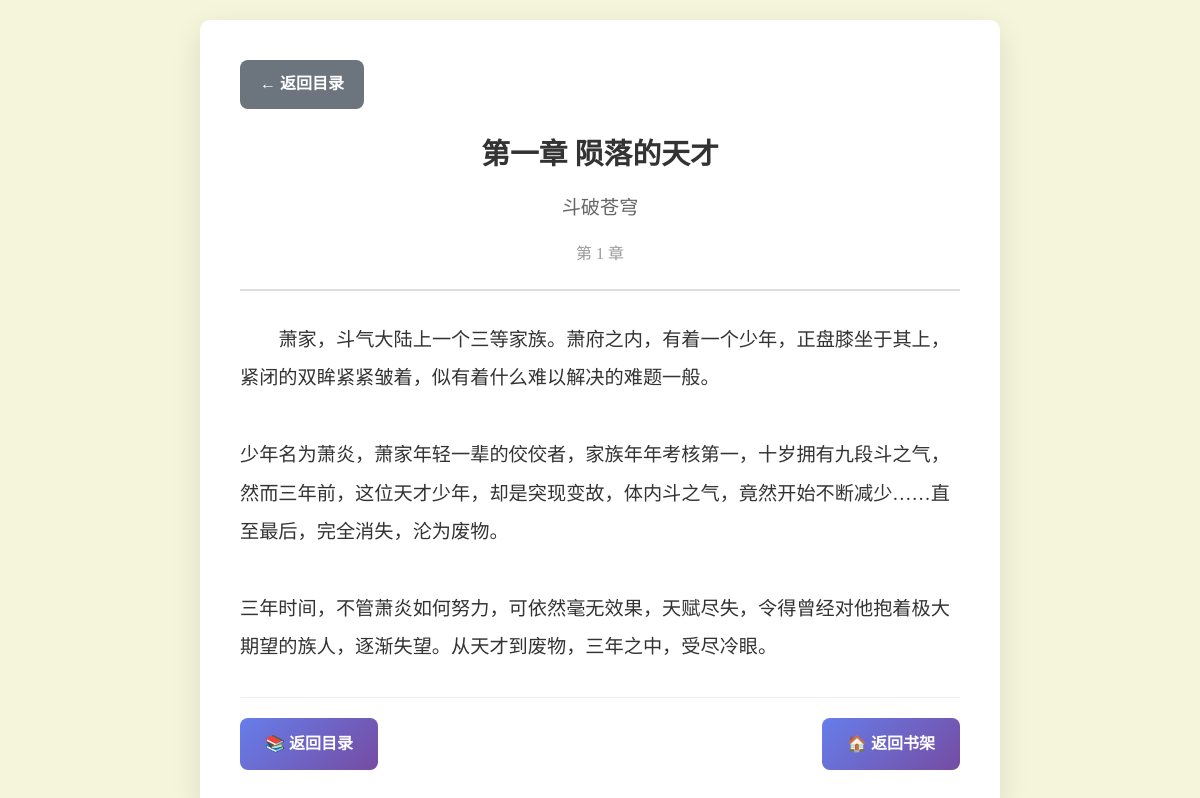
The page /chapter/9 on the database its author committed.
### tables this page shows
CREATE TABLE chapters (
            id INTEGER PRIMARY KEY AUTOINCREMENT,
            novel_id INTEGER,
            chapter_number INTEGER,
            title TEXT,
            content TEXT,
            created_at TIMESTAMP DEFAULT CURRENT_TIMESTAMP,
            FOREIGN KEY (novel_id) REFERENCES novels (id)
        );

CREATE TABLE novels (
            id INTEGER PRIMARY KEY AUTOINCREMENT,
            title TEXT NOT NULL,
            author TEXT,
            cover_url TEXT,
            description TEXT,
            rating REAL,
            source_url TEXT,
            created_at TIMESTAMP DEFAULT CURRENT_TIMESTAMP
        );

### novel_reader.py (the view)
@app.route('/chapter/<int:chapter_id>')
def read_chapter(chapter_id):
    content = novel_manager.get_chapter_content(chapter_id)
    if not content:
        return "章节不存在", 404
    conn = sqlite3.connect('novels.db')
    cursor = conn.cursor()
    cursor.execute('''
        SELECT c.title, c.chapter_number, n.title as novel_title, n.id as novel_id
        FROM chapters c
        JOIN novels n ON c.novel_id = n.id
        WHERE c.id = ?
    ''', (chapter_id,))
    result = cursor.fetchone()
    if not result:
        conn.close()
        return "章节信息不存在", 404
    chapter_info = {
        'id': chapter_id,
        'title': result[0],
        'chapter_number': result[1],
        'novel_title': result[2],
        'novel_id': result[3]
    }
    cursor.execute('''
        SELECT id FROM chapters
        WHERE novel_id = ? AND chapter_number < ?
        ORDER BY chapter_number DESC LIMIT 1
    ''', (chapter_info['novel_id'], chapter_info['chapter_number']))
    prev_result = cursor.fetchone()
    chapter_info['prev_id'] = prev_result[0] if prev_result else None
    cursor.execute('''
        SELECT id FROM chapters
        WHERE novel_id = ? AND chapter_number > ?
        ORDER BY chapter_number ASC LIMIT 1
    ''', (chapter_info['novel_id'], chapter_info['chapter_number']))
    next_result = cursor.fetchone()
    chapter_info['next_id'] = next_result[0] if next_result else None
    conn.close()
    return render_template('chapter.html', content=content, chapter=chapter_info)

### novel_reader.py (called while the page is built)
    def get_chapter_content(self, chapter_id):
        conn = sqlite3.connect('novels.db')
        cursor = conn.cursor()
        cursor.execute('SELECT content FROM chapters WHERE id = ?', (chapter_id,))
        result = cursor.fetchone()
        content = result[0] if result else None
        conn.close()
        return content

### templates/chapter.html (shortened to what this page needs)
<!DOCTYPE html>
<html lang="zh-CN">
<head>
</head>
<body>
    <div class="container">
        <a href="/novel/{{ chapter.novel_id }}" class="back-btn">← 返回目录</a>
        <div class="chapter-header">
            <h1 class="chapter-title">{{ chapter.title }}</h1>
            <div class="novel-title">{{ chapter.novel_title }}</div>
            <div class="chapter-number">第 {{ chapter.chapter_number }} 章</div>
        </div>
        <div class="chapter-content">
            {{ content|replace('\n', '<br>')|safe }}
        </div>
        <div class="navigation">
            <a href="/novel/{{ chapter.novel_id }}" class="nav-btn">📚 返回目录</a>
            <a href="/" class="nav-btn">🏠 返回书架</a>
        </div>
    </div>
</body>
</html>

### templates/chapter.html (style rules this page uses)
* { margin: 0; padding: 0; box-sizing: border-box; }
body { font-family: 'Georgia', 'Times New Roman', serif; background: #f5f5dc; color: #333; line-height: 1.8; min-height: 100vh; padding: 20px; }
.container { max-width: 800px; margin: 0 auto; background: white; border-radius: 10px; padding: 40px; box-shadow: 0 10px 30px rgba(0,0,0,0.1); }
.chapter-header { text-align: center; margin-bottom: 30px; padding-bottom: 20px; border-bottom: 2px solid #ddd; }
.chapter-title { font-size: 1.8em; color: #333; margin-bottom: 10px; font-weight: bold; }
.novel-title { font-size: 1.2em; color: #666; margin-bottom: 15px; }
.chapter-number { font-size: 1em; color: #999; }
.chapter-content { font-size: 1.2em; text-indent: 2em; margin-bottom: 30px; line-height: 2; }
.navigation { display: flex; justify-content: space-between; margin-top: 30px; padding-top: 20px; border-top: 1px solid #eee; }
.nav-btn { padding: 12px 25px; background: linear-gradient(135deg, #667eea, #764ba2); color: white; text-decoration: none; border-radius: 8px; font-weight: bold; }
.back-btn { display: inline-block; margin-bottom: 20px; padding: 10px 20px; background: #6c757d; color: white; text-decoration: none; border-radius: 8px; font-weight: bold; }

### rows shown on the page
chapters: title "第一章 陨落的天才", chapter_number "1", content "萧家，斗气大陆上一个三等家族。萧府之内，有着一个少年，正盘膝坐于其上，紧闭的双眸紧紧皱着，似有着什么难以解决的难题一般。 少年名为萧炎，萧家年轻一辈的佼佼者，家族年年考核第一，十岁拥有九段斗之气，然而三年前，这位天才少年，却是突现变故，体内斗之气，竟然开始不断减少……直至最后，完全消失，沦为废物。 三年时间，不管萧炎如何努力，可依然毫无效果，天赋尽失，令得曾经对他抱着极大期望的族人，逐渐失望。从天才到废物，三年之中，受尽冷眼。"
novels: novel_title "斗破苍穹"
